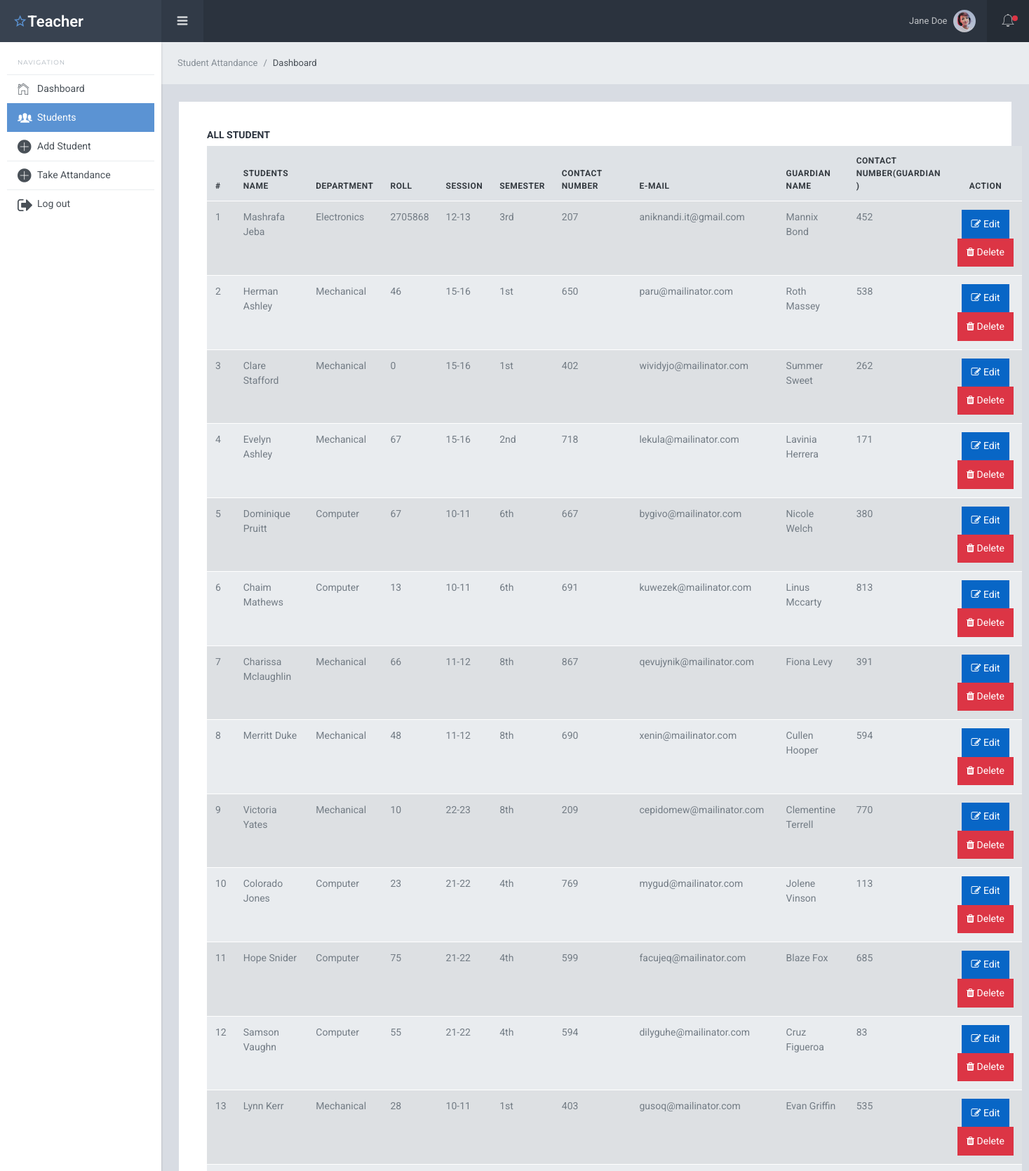
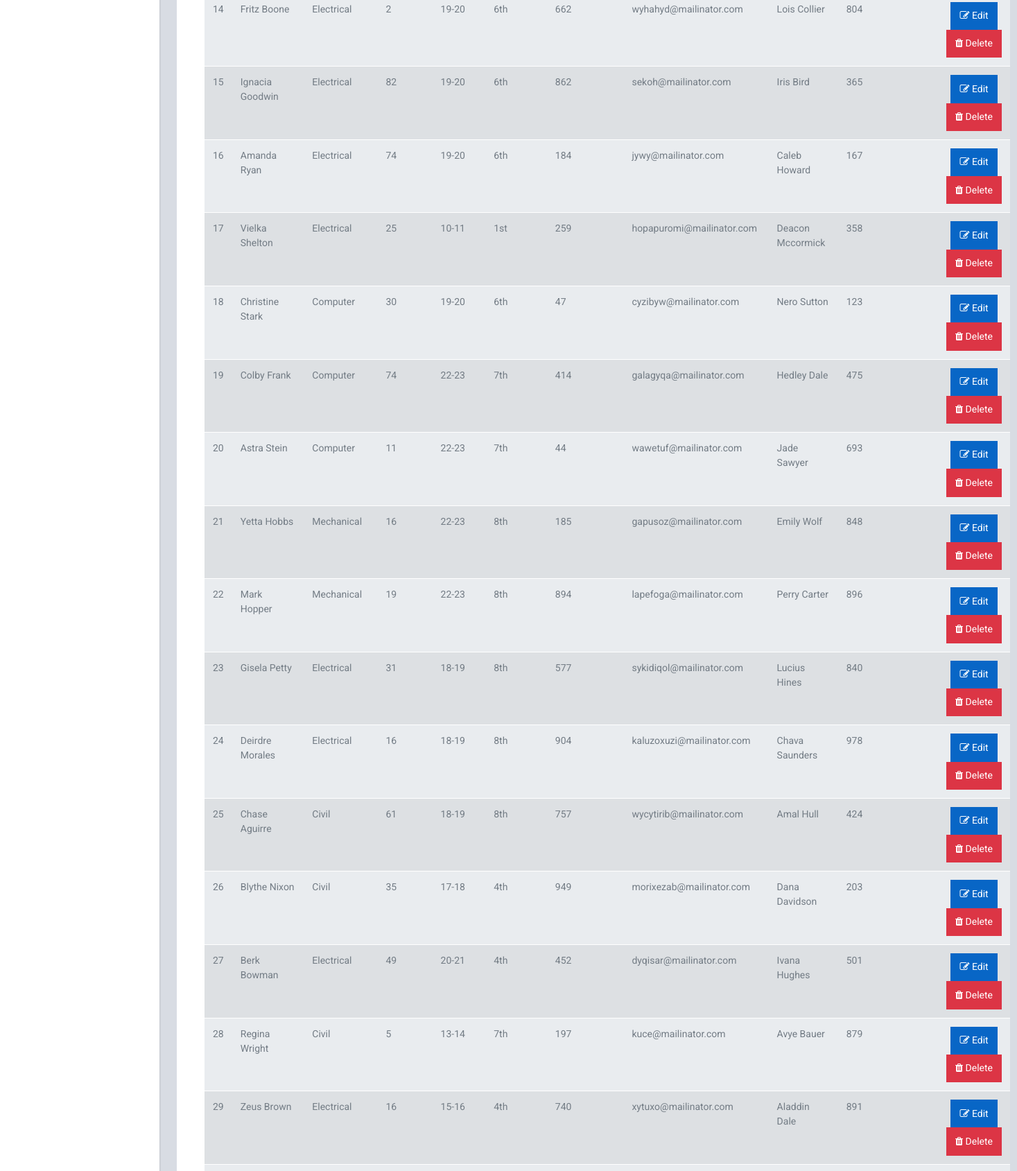
/students.php (signed in, upper part), run on the app's committed database (2 pictures, top to bottom).
### tables this page shows
CREATE TABLE `students` (
  `id` int(100) NOT NULL,
  `student_name` varchar(50) NOT NULL,
  `department` varchar(30) NOT NULL,
  `roll` int(10) NOT NULL,
  `session` varchar(5) NOT NULL,
  `semester` varchar(5) NOT NULL,
  `contact_number` varchar(15) NOT NULL,
  `email` varchar(50) NOT NULL,
  `guardian_name` varchar(50) NOT NULL,
  `guardian_number` varchar(15) NOT NULL
);

### students.php (the view, shortened to what this page needs)
<?php
require_once('inc/header.php');
$select = "SELECT * FROM students ORDER BY id DESC";
$students = mysqli_query($db,$select);
?>
    <div class="sl-header">
      <div class="sl-header-left">
        <div class="navicon-left hidden-md-down"><a id="btnLeftMenu" href=""><i class="icon ion-navicon-round"></i></a></div>
      </div>
      <div class="sl-header-right">
        <nav class="nav">
          <div class="dropdown">
            <a href="" class="nav-link nav-link-profile" data-toggle="dropdown">
              <span class="logged-name">Jane<span class="hidden-md-down"> Doe</span></span>
              <img src="../img/img3.jpg" class="wd-32 rounded-circle" alt="">
            </a>
          </div>
        </nav>
        <div class="navicon-right">
          <a id="btnRightMenu" href="" class="pos-relative">
            <i class="icon ion-ios-bell-outline"></i>
            <span class="square-8 bg-danger"></span>
          </a>
        </div>
      </div>
    </div>
    <div class="sl-mainpanel">
        <nav class="breadcrumb sl-breadcrumb">
            <a class="breadcrumb-item" href="index.php">Student Attandance</a>
            <span class="breadcrumb-item active">Dashboard</span>
        </nav>
        <div class="sl-pagebody">
            <div class="row">
                <div class="col-md-12">
                    <form action="student-post.php" method="POST">
                        <div class="card pd-20 pd-sm-40">
                            <h6 class="card-body-title">All Student</h6>
                            <div class="table-responsive">
                                <table class="table table-striped" id="example" >
                                    <thead>
                                        <tr>
                                            <th>#</th>
                                            <th>Students Name</th>
                                            <th>Department</th>
                                            <th>Roll</th>
                                            <th>Session</th>
                                            <th>Semester</th>
                                            <th>Contact Number</th>
                                            <th>E-mail</th>
                                            <th>Guardian Name</th>
                                            <th>Contact Number(Guardian )</th>
                                            <th class="text-center">Action</th>
                                        </tr>
                                    </thead>
                                   <tbody>
                                        <?php
                                          foreach ($students as $key => $value) { ?>
                                            <tr>
                                                <td><?php echo $key + 1 ?></td>
                                                <td><?php echo $value['student_name'] ?></td>
                                                <td><?php echo ucfirst($value['department']) ?></td>
                                                <td><?php echo $value['roll'] ?></td>
                                                <td><?php echo $value['session'] ?></td>
                                                <td><?php echo $value['semester'] ?></td>
                                                <td><?php echo $value['contact_number'] ?></td>
                                                <td><?php echo $value['email'] ?></td>
                                                <td><?php echo $value['guardian_name'] ?></td>
                                                <td><?php echo $value['guardian_number'] ?></td>
                                                <td class="text-center">
                                                    <a href="student-edit.php?id=<?php echo $value['id'] ?>" class="btn btn-primary"> <i class="fa fa-edit"></i> Edit</a>
                                                    <a href="student-delete.php?id=<?php echo $value['id'] ?>" class="btn btn-danger"> <i class="fa fa-trash"></i>  Delete</a>
                                                </td>
                                            </tr>
                                        <?php } ?>
                                   </tbody>
                                </table>
                            </div>
                        </div>
                    </form>
                </div>
            </div>
        </div>
    </div>
    <?php require_once('inc/footer.php') ?>

### inc/header.php (shortened to what this page needs)
<?php
    $php_self = $_SERVER['PHP_SELF'];
    $cpage_explode = explode('/',$php_self);
    $current_page =end($cpage_explode);
?>
<!DOCTYPE html>
<html lang="en">
  <head>
    <link href="lib/font-awesome/css/font-awesome.css" rel="stylesheet">
    <link href="lib/Ionicons/css/ionicons.css" rel="stylesheet">
    <link href="lib/perfect-scrollbar/css/perfect-scrollbar.css" rel="stylesheet">
    <link href="lib/rickshaw/rickshaw.min.css" rel="stylesheet">
    <link rel="stylesheet" href="https://cdn.datatables.net/1.12.1/css/jquery.dataTables.min.css">
    <link rel="stylesheet" href="css/starlight.css">
  </head>
  <body>
    <div class="sl-logo"><a href=""><i class="icon ion-android-star-outline"></i>Teacher</a></div>
    <div class="sl-sideleft">
      <label class="sidebar-label">Navigation</label>
      <div class="sl-sideleft-menu">
        <a href="index.php" class="sl-menu-link <?= $current_page=='index.php' ? 'active' : '' ?>">
          <div class="sl-menu-item">
            <i class="menu-item-icon icon ion-ios-home-outline tx-22"></i>
            <span class="menu-item-label">Dashboard</span>
          </div>
        </a>
        <a href="students.php" class="sl-menu-link <?php if($current_page=='students.php' || $current_page=='student-edit.php' ) echo 'active'; ?>">
          <div class="sl-menu-item">
            <i class="menu-item-icon icon ion-ios-people tx-24"></i>
            <span class="menu-item-label">Students</span>
          </div>
        </a>
        <a href="add-student.php" class="sl-menu-link <?= $current_page=='add-student.php' ? 'active' : '' ?>">
          <div class="sl-menu-item">
            <i class="menu-item-icon icon ion-ios-plus tx-24"></i>
            <span class="menu-item-label">Add Student</span>
          </div>
        </a>
        <a href="student-attandance-search.php" class="sl-menu-link <?php if($current_page=='student-attandance-search.php' || $current_page=='student-attandance.php' || $current_page=='student-empty.php' || $current_page=='taken.php' || $current_page=='taken-already.php'){echo 'active';}?>">
          <div class="sl-menu-item">
            <i class="menu-item-icon icon ion-ios-plus tx-24"></i>
            <span class="menu-item-label">Take Attandance</span>
          </div>
        </a>
        <a href="admin/logout-post.php" class="sl-menu-link">
          <div class="sl-menu-item">
            <i class="menu-item-icon icon fa fa-sign-out tx-24"></i>
            <span class="menu-item-label">Log out</span>
          </div>
        </a>
      </div>
    </div>

### inc/footer.php (shortened to what this page needs)
  </body>
</html>

### data on the page
students: student_name "Mashrafa Jeba", department "Electronics", roll "2705868", session "12-13", semester "3rd", contact_number "207", email "aniknandi.it@gmail.com", guardian_name "Mannix Bond", guardian_number "452"
students: student_name "Herman Ashley", department "Mechanical", roll "46", session "15-16", semester "1st", contact_number "650", email "paru@mailinator.com", guardian_name "Roth Massey", guardian_number "538"
students: student_name "Clare Stafford", department "Mechanical", roll "0", session "15-16", semester "1st", contact_number "402", email "wividyjo@mailinator.com", guardian_name "Summer Sweet", guardian_number "262"
students: student_name "Evelyn Ashley", department "Mechanical", roll "67", session "15-16", semester "2nd", contact_number "718", email "lekula@mailinator.com", guardian_name "Lavinia Herrera", guardian_number "171"
students: student_name "Dominique Pruitt", department "Computer", roll "67", session "10-11", semester "6th", contact_number "667", email "bygivo@mailinator.com", guardian_name "Nicole Welch", guardian_number "380"
students: student_name "Chaim Mathews", department "Computer", roll "13", session "10-11", semester "6th", contact_number "691", email "kuwezek@mailinator.com", guardian_name "Linus Mccarty", guardian_number "813"
students: student_name "Charissa Mclaughlin", department "Mechanical", roll "66", session "11-12", semester "8th", contact_number "867", email "qevujynik@mailinator.com", guardian_name "Fiona Levy", guardian_number "391"
students: student_name "Merritt Duke", department "Mechanical", roll "48", session "11-12", semester "8th", contact_number "690", email "xenin@mailinator.com", guardian_name "Cullen Hooper", guardian_number "594"
students: student_name "Victoria Yates", department "Mechanical", roll "10", session "22-23", semester "8th", contact_number "209", email "cepidomew@mailinator.com", guardian_name "Clementine Terrell", guardian_number "770"
students: student_name "Colorado Jones", department "Computer", roll "23", session "21-22", semester "4th", contact_number "769", email "mygud@mailinator.com", guardian_name "Jolene Vinson", guardian_number "113"
students: student_name "Hope Snider", department "Computer", roll "75", session "21-22", semester "4th", contact_number "599", email "facujeq@mailinator.com", guardian_name "Blaze Fox", guardian_number "685"
students: student_name "Samson Vaughn", department "Computer", roll "55", session "21-22", semester "4th", contact_number "594", email "dilyguhe@mailinator.com", guardian_name "Cruz Figueroa", guardian_number "83"
students: student_name "Lynn Kerr", department "Mechanical", roll "28", session "10-11", semester "1st", contact_number "403", email "gusoq@mailinator.com", guardian_name "Evan Griffin", guardian_number "535"
students: student_name "Fritz Boone", department "Electrical", roll "2", session "19-20", semester "6th", contact_number "662", email "wyhahyd@mailinator.com", guardian_name "Lois Collier", guardian_number "804"
students: student_name "Ignacia Goodwin", department "Electrical", roll "82", session "19-20", semester "6th", contact_number "862", email "sekoh@mailinator.com", guardian_name "Iris Bird", guardian_number "365"
students: student_name "Amanda Ryan", department "Electrical", roll "74", session "19-20", semester "6th", contact_number "184", email "jywy@mailinator.com", guardian_name "Caleb Howard", guardian_number "167"
students: student_name "Vielka Shelton", department "Electrical", roll "25", session "10-11", semester "1st", contact_number "259", email "hopapuromi@mailinator.com", guardian_name "Deacon Mccormick", guardian_number "358"
students: student_name "Christine Stark", department "Computer", roll "30", session "19-20", semester "6th", contact_number "47", email "cyzibyw@mailinator.com", guardian_name "Nero Sutton", guardian_number "123"
students: student_name "Colby Frank", department "Computer", roll "74", session "22-23", semester "7th", contact_number "414", email "galagyqa@mailinator.com", guardian_name "Hedley Dale", guardian_number "475"
students: student_name "Astra Stein", department "Computer", roll "11", session "22-23", semester "7th", contact_number "44", email "wawetuf@mailinator.com", guardian_name "Jade Sawyer", guardian_number "693"
students: student_name "Yetta Hobbs", department "Mechanical", roll "16", session "22-23", semester "8th", contact_number "185", email "gapusoz@mailinator.com", guardian_name "Emily Wolf", guardian_number "848"
students: student_name "Mark Hopper", department "Mechanical", roll "19", session "22-23", semester "8th", contact_number "894", email "lapefoga@mailinator.com", guardian_name "Perry Carter", guardian_number "896"
students: student_name "Gisela Petty", department "Electrical", roll "31", session "18-19", semester "8th", contact_number "577", email "sykidiqol@mailinator.com", guardian_name "Lucius Hines", guardian_number "840"
students: student_name "Deirdre Morales", department "Electrical", roll "16", session "18-19", semester "8th", contact_number "904", email "kaluzoxuzi@mailinator.com", guardian_name "Chava Saunders", guardian_number "978"
students: student_name "Chase Aguirre", department "Civil", roll "61", session "18-19", semester "8th", contact_number "757", email "wycytirib@mailinator.com", guardian_name "Amal Hull", guardian_number "424"
students: student_name "Blythe Nixon", department "Civil", roll "35", session "17-18", semester "4th", contact_number "949", email "morixezab@mailinator.com", guardian_name "Dana Davidson", guardian_number "203"
students: student_name "Berk Bowman", department "Electrical", roll "49", session "20-21", semester "4th", contact_number "452", email "dyqisar@mailinator.com", guardian_name "Ivana Hughes", guardian_number "501"
students: student_name "Regina Wright", department "Civil", roll "5", session "13-14", semester "7th", contact_number "197", email "kuce@mailinator.com", guardian_name "Avye Bauer", guardian_number "879"
students: student_name "Zeus Brown", department "Electrical", roll "16", session "15-16", semester "4th", contact_number "740", email "xytuxo@mailinator.com", guardian_name "Aladdin Dale", guardian_number "891"
